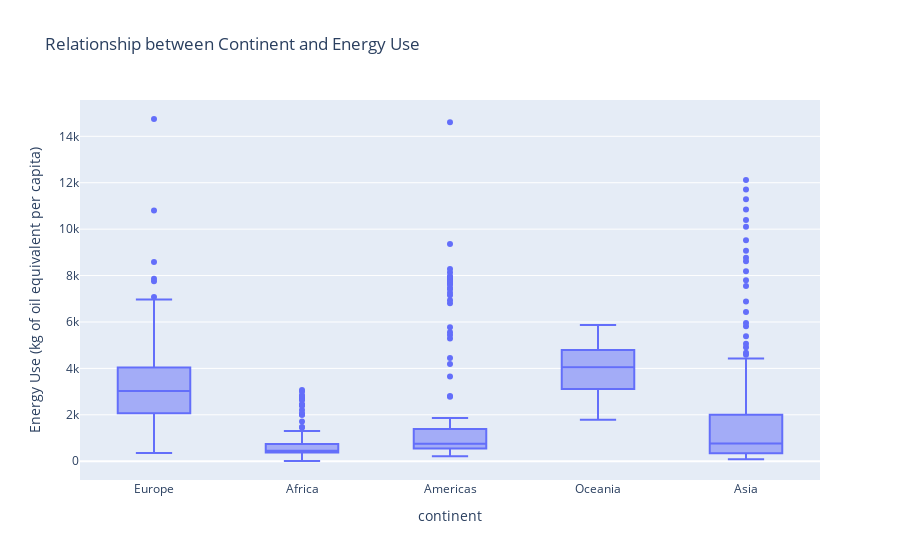

The cell this chart's notebook holds for it:
### Markdown cell above
Since the **p-value** is significantly smaller than the typical significance level of **0.05**, we can conclude that there is strong evidence to reject the null hypothesis. Therefore, we can infer that there is a significant relationship between the ```continent``` and ```Energy use``` columns in the data. <br>
<br>
*In other words, the statistical analysis suggests that **there are significant differences in energy use between the continents.***<br>
<br>
To visualize our findings, we will use a box plot. The box plot will display a box for each continent, showing the median, quartiles, and possible outliers. This visualization allows us to compare the distribution of energy use across different continents and observe any differences or similarities.

### Code cell
fig = px.box(df[['continent', 'Energy use (kg of oil equivalent per capita)']], x='continent', y='Energy use (kg of oil equivalent per capita)',
             title="Relationship between Continent and Energy Use",
             labels={'Energy use (kg of oil equivalent per capita)': 'Energy Use (kg of oil equivalent per capita)'})
fig.show()

### Figure 1 — Plotly figure (JSON) as saved in the notebook; plotly's stock layout.template omitted (floating-point values rounded to 4 significant figures; data arrays with more than 128 entries replaced by an {"elided": "..."} marker saying what was removed)
{"data": [{"alignmentgroup": "True", "hovertemplate": "continent=%{x}<br>Energy Use (kg of oil equivalent per capita)=%{y}<extra></extra>", "legendgroup": "", "marker": {"color": "#636efa"}, "name": "", "notched": false, "offsetgroup": "", "orientation": "v", "showlegend": false, "type": "box", "x": {"elided": "848 str values"}, "x0": " ", "xaxis": "x", "y": {"elided": "848 float values"}, "y0": " ", "yaxis": "y"}], "layout": {"boxmode": "group", "legend": {"tracegroupgap": 0}, "title": {"text": "Relationship between Continent and Energy Use"}, "xaxis": {"anchor": "y", "domain": [0, 1], "title": {"text": "continent"}}, "yaxis": {"anchor": "x", "domain": [0, 1], "title": {"text": "Energy Use (kg of oil equivalent per capita)"}}}}
